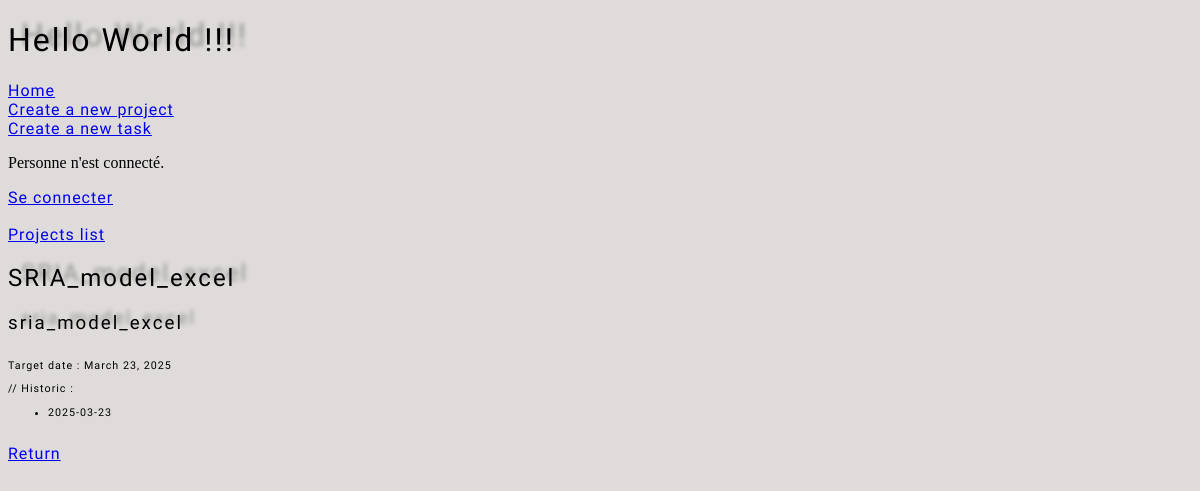
The app's page /todo/project_detail/2/, older data.
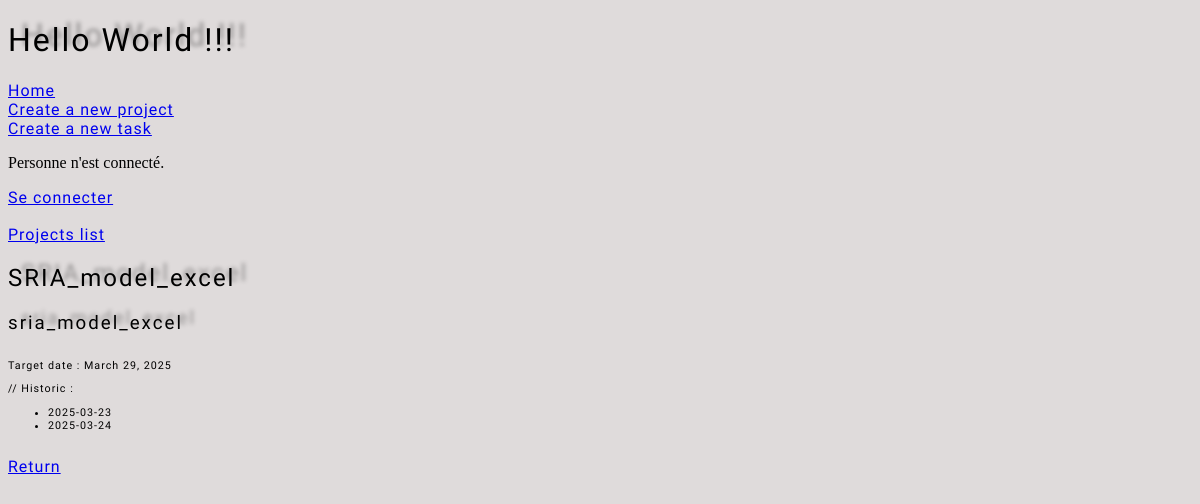
The same page, newer data.
### todolist/models.py (models this page shows, shortened)
class Project(models.Model):
  name=models.CharField(max_length=100, unique=True)
  slug=models.SlugField(max_length=100, unique=True, blank=True)
  target_date_project = models.DateField(default=default_target_date)
  historic_target_date_project= models.JSONField(default=list, blank=True)

### todolist/views.py (the view)
# urls.py: path('project_detail/<int:pk>/', ProjectDetailView.as_view(), name='project_detail'),
class ProjectDetailView(DetailView):
  model= Project
  template_name= 'todolist/project_detail.html'

### todolist/templates/todolist/project_detail.html (shortened to what this page needs)
<!DOCTYPE html>
<html lang="en">
  {% extends 'base.html' %} {% load static %}
    {% block content %}
    <h2>{{ project.name }}</h2>
    <h3>{{project.slug}}</h3>
    <h6>
      Target date : {{ project.target_date_project }}
      // Historic :
      <ul>
        {% for date in project.historic_target_date_project %}
        <li>{{ date }}</li>
        {% endfor %}
      </ul>
    </h6>
    <a href="{% url 'todolist:projects_list' %}">Return</a>
    {% endblock %}

Row changes from the older to the newer data that the page shows:
changed Project "SRIA_model_excel": target_date_project "March 23, 2025" → "March 29, 2025"
Text that changed along with them:
new list line: "2025-03-24"
